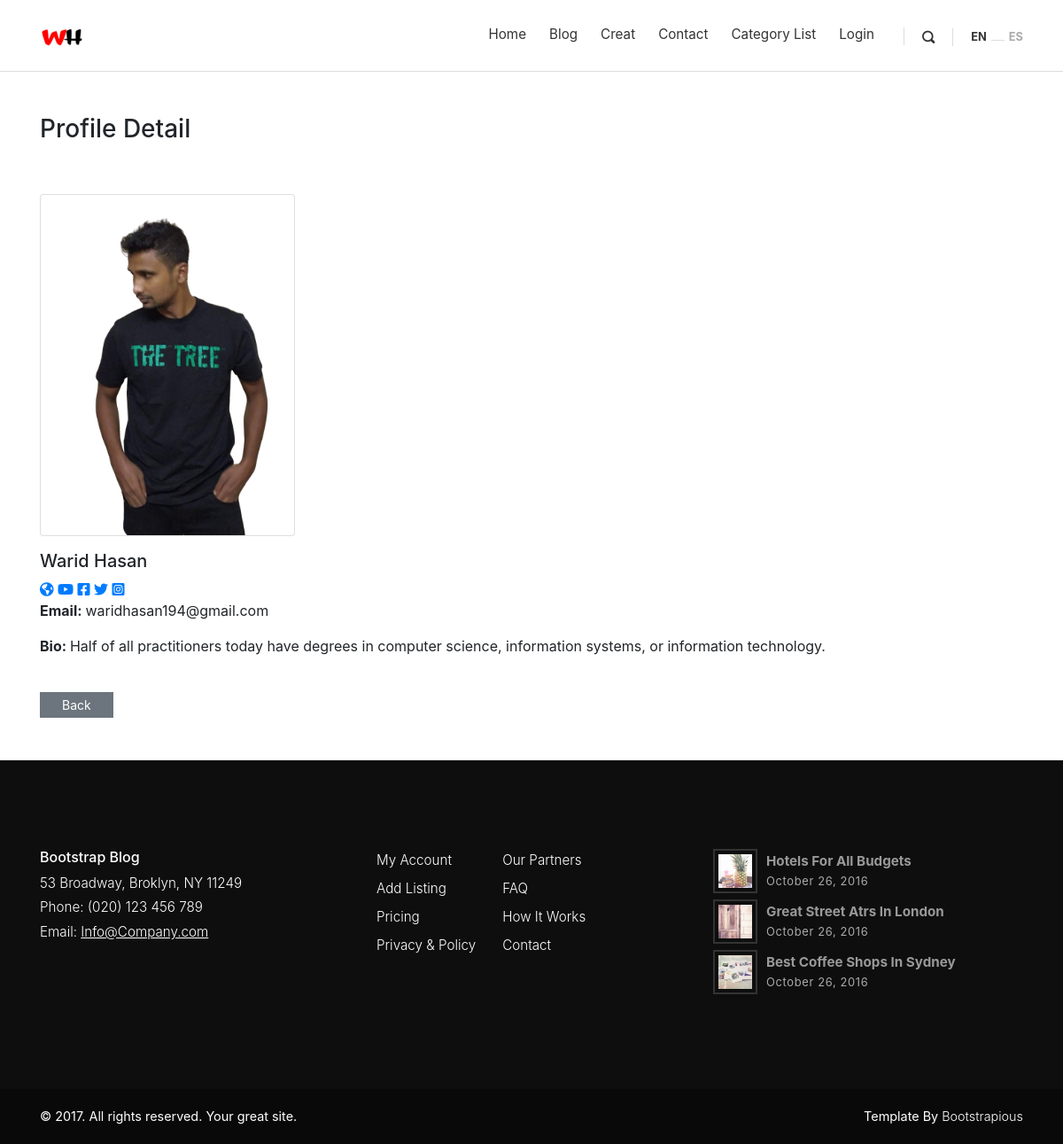
/3/profile/, run on the app's committed database.
### blog/models.py (models this page shows, shortened)
class Profile(models.Model):
    user = models.OneToOneField(User, null= True, on_delete=models.CASCADE)
    bio = models.TextField(max_length=300)
    profile_pic = models.ImageField(null = True, blank = True, upload_to = 'images/profile_image/')
    website_url = models.CharField(max_length=250, null=True, blank=True)
    facebook_url = models.CharField(max_length=250, null=True, blank=True)
    twitter_url = models.CharField(max_length=250, null=True, blank=True)
    instagram_url = models.CharField(max_length=250, null=True, blank=True)
    youtube_url = models.CharField(max_length=250, null=True, blank=True)

### user/views.py (the view)
# urls.py: path('<int:pk>/profile/', ShowProfilePageView.as_view(), name = 'show_profile_page'),
class ShowProfilePageView(DetailView):
    model = Profile
    template_name = 'user_profile.html'
    def get_context_data(self, *args, **kwargs):
        users = Profile.objects.all()
        context = super(ShowProfilePageView, self).get_context_data(*args, **kwargs)
        page_user = get_object_or_404(Profile, id = self.kwargs['pk'])
        context["page_user"] = page_user
        return context

### user/templates/user_profile.html (shortened to what this page needs)
{% extends 'base.html' %}
{% load static %}
{% block content %}
<div class="container my-5">
    <h3>Profile Detail</h3>
    <br>
    <br>
        {% if page_user.profile_pic %}
            <figure class="figure">
                <div class="card" style="width: 18rem;">
                    <img src="{{ page_user.profile_pic.url }}" class="card-img-top" alt="...">
                  </div>
            </figure>
        {% else %}
            <figure class="figure">
                <img src="{% static 'img/default.jpg' %}" class="figure-img img-fluid rounded" alt="...">
                <figcaption class="figure-caption text-end"></figcaption>
            </figure>
        {% endif %}
    <br>
        <h5 >{{ page_user.user.first_name }} {{ page_user.user.last_name }}</h5>
            {% if page_user.website_url %}
                <a href="{{ page_user.website_url }}"><i class="fas fa-globe-americas"></i></a>
            {% endif %}
            {% if page_user.youtube_url %}
                <a href="{{ page_user.profile.youtube_url }}"><i class="fab fa-youtube"></i></a>
            {% endif %}
            {% if page_user.facebook_url %}
                <a href="{{ page_user.profile.facebook_url }}"><i class="fab fa-facebook-square"></i></a>
            {% endif %}
            {% if page_user.twitter_url %}
                <a href="{{ page_user.profile.twitter_url }}"><i class="fab fa-twitter"></i></a>
            {% endif %}
            {% if page_user.instagram_url %}
                <a href="{{ page_user.profile.instagram_url }}"><i class="fab fa-instagram-square"></i></a>
            {% endif %}
            <p><strong>Email: </strong>{{ page_user.user.email }}</p>
            <p><strong>Bio: </strong>{{ page_user.bio }}</p>
            <br>
            <input class="btn btn-sm btn-secondary" style="padding: .2rem 1.5rem;" type=button value="Back" onClick="javascript:history.go(-1);">
        </div>
{% endblock content %}

### static_in_env/css/style.default.css (style rules this page uses)
body { overflow-x: hidden; }
strong { font-weight: 700; }
a, i, span { display: inline-block; text-decoration: none; -webkit-transition: all 0.3s; transition: all 0.3s; }
a i { -webkit-transition: none; transition: none; }
button, input { outline: none !important; font-family: "Open Sans", sans-serif; }
.btn { border-radius: 0 !important; }
h1, h2, h3, h4, h5, h6 { margin-bottom: 15px; }
.btn { font-weight: normal; border: 1px solid transparent; padding: 0.5rem 1rem; font-size: 1rem; line-height: 1.25; border-radius: 0.25rem; -webkit-transition: all 0.15s ease-in-out; transition: all 0.15s ease-in-out; }
.btn-secondary { color: #fff; background-color: #868e96; border-color: #868e96; }
.btn-sm { padding: 0.25rem 0.5rem; font-size: 0.875rem; line-height: 1.5; border-radius: 0.2rem; }
body { font-family: "Open Sans", sans-serif; font-size: 1rem; font-weight: normal; line-height: 1.5; color: #212529; background-color: #fff; }
a { color: #999; text-decoration: none; }
h1, h2, h3, h4, h5, h6, .h1, .h2, .h3, .h4, .h5, .h6 { margin-bottom: 0.5rem; font-family: inherit; font-weight: 700; line-height: 1.1; color: inherit; }
h3, .h3 { font-size: 1.75rem; }
h5, .h5 { font-size: 1.25rem; }

### data on the page
Profile: profile_pic (picture), user.first_name "Warid", user.last_name "Hasan", user.email "waridhasan194@gmail.com", bio "Half of all practitioners today have degrees in computer science, information systems, or information technology."
